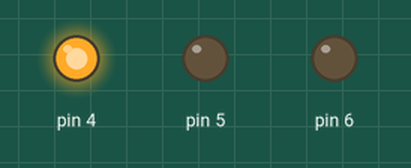
Simulated run of this sketch. Board: Arduino Uno, built with avr-gcc and run on an emulated ATmega328P. Shown: output pins drawn as LEDs (lit = HIGH).

Above: at 2.5 s.
At 6.2 s:
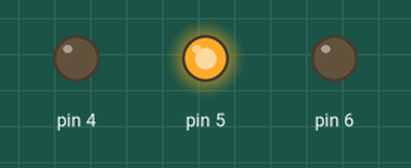
At 10.0 s:
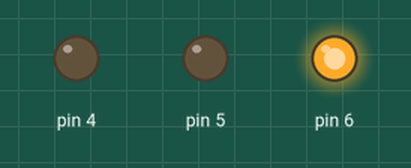
Timing chart, 0 to 16.3 s (numbered marks = the images above):
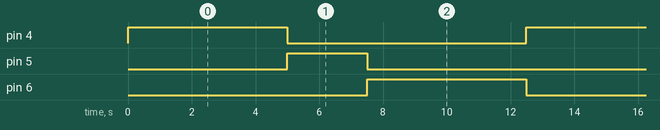

Measured:
- by itself, pin 4, pin 6: alternates HIGH for 5.0 s and LOW for 7.5 s
- by itself, pin 5: alternates HIGH for 2.5 s and LOW for 10.0 s
- by itself, everything shown: repeats every 12.5 s, in 4 steps

The sketch:

traffic_light.ino
```cpp
// Author: Atul Singh
// Description: Traffic light simulation
// Board: Arduino UNO
void setup() {
  // set pins for output
  pinMode(4,OUTPUT);
  pinMode(5,OUTPUT);
  pinMode(6,OUTPUT);


}

void loop() {
  // setting the loop for the led to blink on every iteration
  digitalWrite(4,HIGH);// for red led to stop
  delay(5000); // 5 sec of delay
  digitalWrite(4,LOW);

  digitalWrite(5,HIGH);// for yellow light to wait
  delay(2500);// 2.5 sec of delay
  digitalWrite(5,LOW);

  digitalWrite(6,HIGH);// for green light to go
  delay(5000);// 5 sec of delay
  digitalWrite(6,LOW);

}
```
